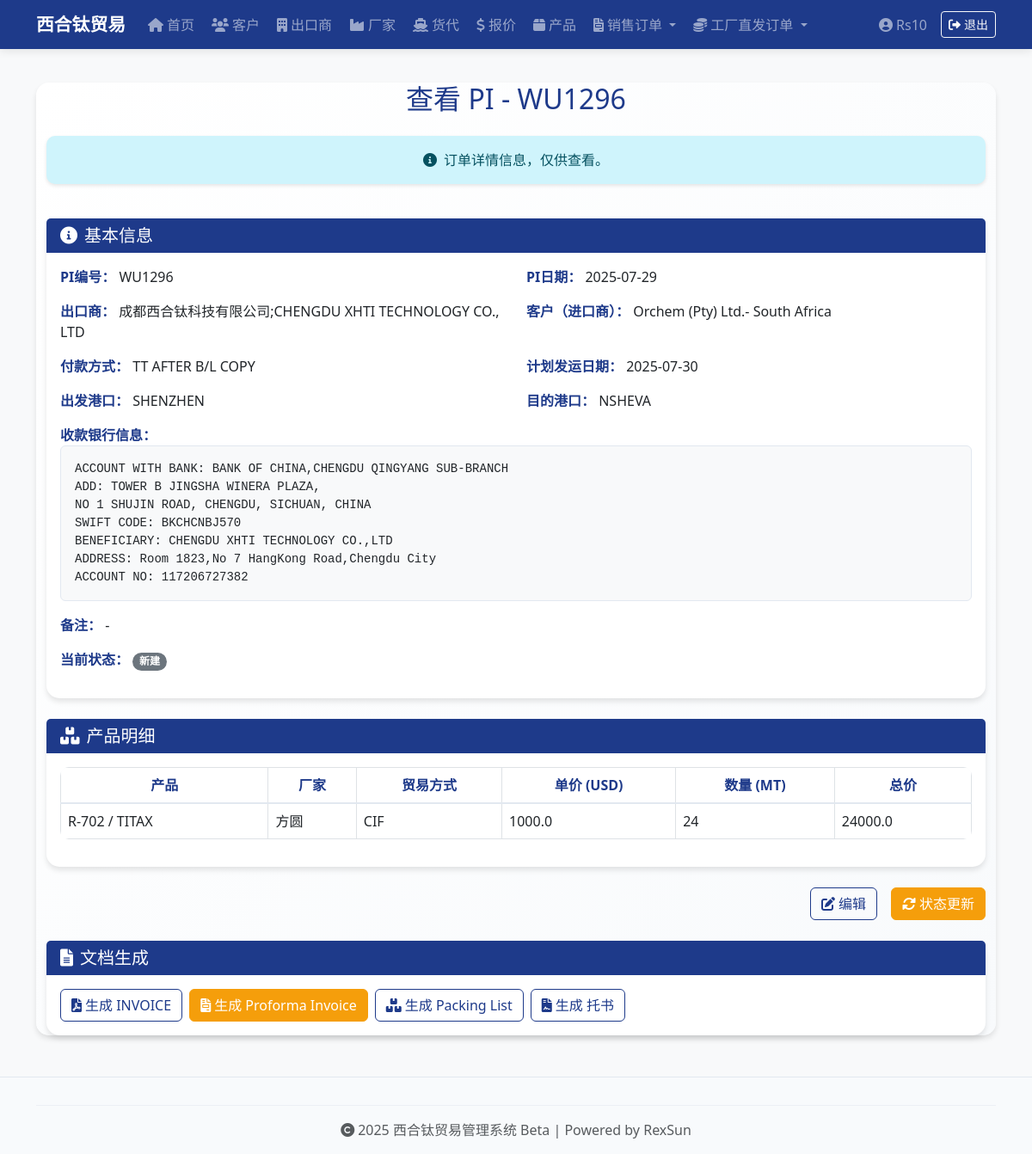
The app's page /pi/9 (signed in), older data.
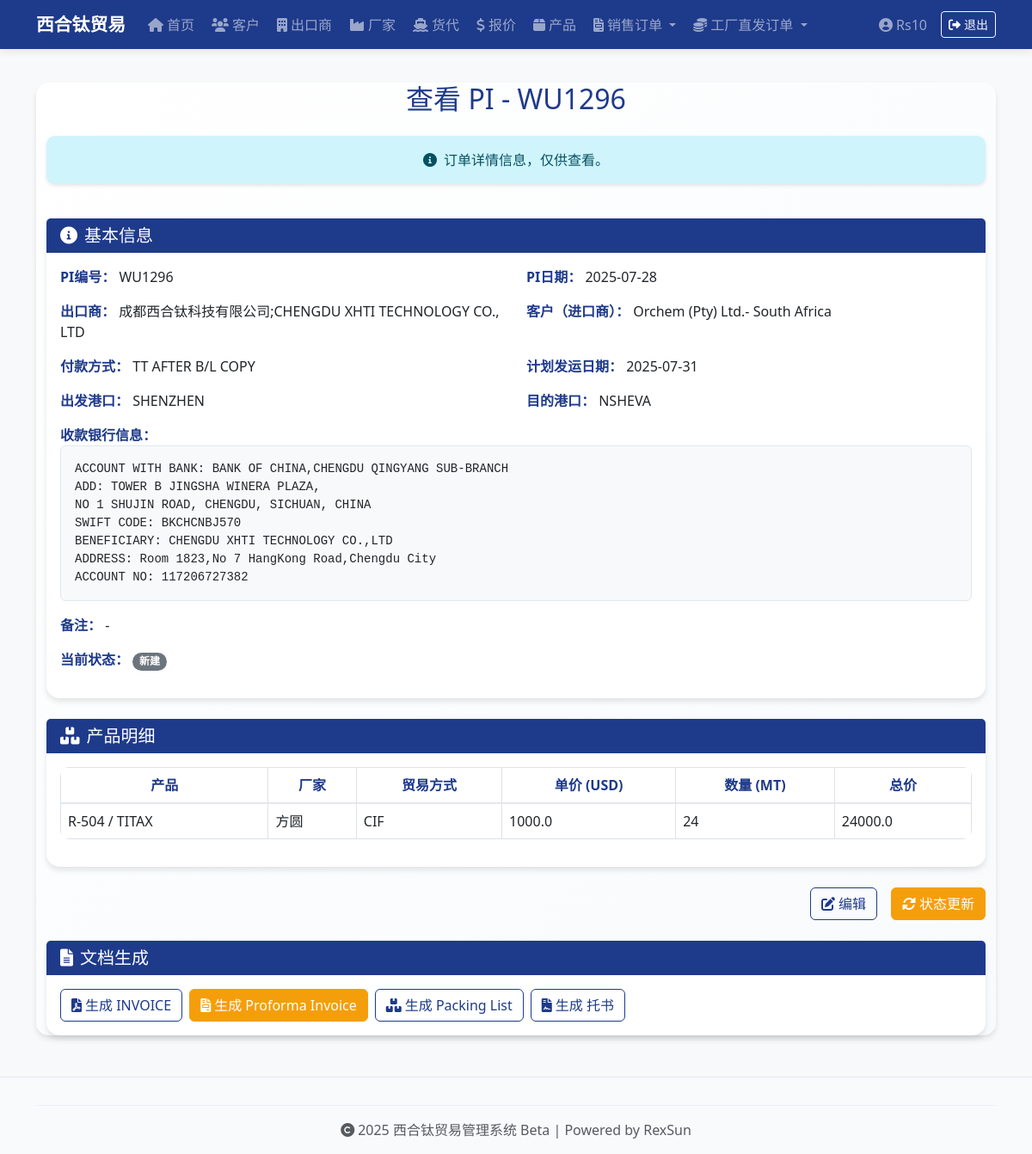
The same page, newer data.
### app.py (models this page shows, shortened)
class PI(db.Model):
    __tablename__ = 'pi'
    id = db.Column(db.Integer, primary_key=True)
    pi_no = db.Column(db.String(50), unique=True, nullable=False)
    pi_date = db.Column(db.Date, nullable=False)
    customer_id = db.Column(db.Integer, db.ForeignKey('customer.id'), nullable=False)
    exporter_id = db.Column(db.Integer, db.ForeignKey('exporter.id'), nullable=False)
    payment_terms = db.Column(db.String(100))
    loading_port = db.Column(db.String(100))
    destination_port = db.Column(db.String(100))
    bank = db.Column(db.Text) # 存放整段银行账户信息文本
    shipment_date = db.Column(db.Date)
    note = db.Column(db.String(200))
    status = db.Column(db.String(20), default='新建')
    customer_name_snapshot = db.Column(db.String(100))  # 客户名称快照
    customer_address_snapshot = db.Column(db.String(200))  # 客户地址快照
    customer_tax_code_snapshot = db.Column(db.String(100))  # 客户税号快照
    customer_country_snapshot = db.Column(db.String(50))  # 客户国家快照
    customer_contact_snapshot = db.Column(db.String(100))  # 客户联系人快照
    customer_phone_snapshot = db.Column(db.String(50))  # 客户电话快照
    customer_email_snapshot = db.Column(db.String(100))  # 客户邮箱快照
    exporter_name_snapshot = db.Column(db.String(100))  # 出口商名称快照
    exporter_address_snapshot = db.Column(db.String(200))  # 出口商地址快照
    exporter_tax_code_snapshot = db.Column(db.String(100))  # 出口商税号快照
    exporter_country_snapshot = db.Column(db.String(50))  # 出口商国家快照
    exporter_contact_snapshot = db.Column(db.String(100))  # 出口商联系人快照
    exporter_phone_snapshot = db.Column(db.String(50))  # 出口商电话快照
    exporter_email_snapshot = db.Column(db.String(100))  # 出口商邮箱快照
    products = db.relationship('PIItem', backref='pi', cascade="all, delete-orphan")  # 👈 注意这里不用引号
    customer = db.relationship('Customer')
    exporter = db.relationship('Exporter', foreign_keys='PI.exporter_id')
    freight_forwarder_id = db.Column(db.Integer, db.ForeignKey('freight_forwarder.id'))
    freight_forwarder = db.relationship('FreightForwarder')
    ocean_freight = db.Column(db.Float)
    container_date = db.Column(db.Date)
    container_location = db.Column(db.String(100))
    etd = db.Column(db.Date)
    eta = db.Column(db.Date)
    coo_required = db.Column(db.String(10))   # '需要' / '不需要'
    apta_required = db.Column(db.String(10))
    export_license_required = db.Column(db.String(10))
    customs_docs_required = db.Column(db.String(10))
    other_documents = db.Column(db.String(200))
    bill_of_lading = db.Column(db.String(100))
    shipping_company = db.Column(db.String(100))
    coa_status = db.Column(db.String(20))
    insurance_status = db.Column(db.String(20))
    document_shipping_status = db.Column(db.String(20))
    tracking_number = db.Column(db.String(100))
    batch_no = db.Column(db.String(200)) #多个批号用 ; 分隔
    actual_departure_date = db.Column(db.Date)  # 实际发运日期 7.4日新增
    vessel_info = db.Column(db.String(100))
    booking_number = db.Column(db.String(100))
    container_type_quantity = db.Column(db.String(20))
    shipping_mark = db.Column(db.String(50))
    freight_term = db.Column(db.String(50))
    contract_number = db.Column(db.String(100))
    freight_clause = db.Column(db.String(200))
    waybill_option = db.Column(db.String(50))
    container_number = db.Column(db.String(50))
    seal_number = db.Column(db.String(50))
    container_type = db.Column(db.String(20))
    quantity_units = db.Column(db.Float)
    gross_weight = db.Column(db.Float)
    volume = db.Column(db.Float)
    vgm = db.Column(db.String(50))
    total_quantity = db.Column(db.Float)
    total_quantity_unit = db.Column(db.String(20))
    total_weight = db.Column(db.Float)
    total_weight_unit = db.Column(db.String(20))
    total_volume = db.Column(db.Float)
    total_volume_unit = db.Column(db.String(20))
    total_vgm = db.Column(db.String(50))
    actual_arrival_date = db.Column(db.Date)  # 实际到港日期
    payment_received = db.Column(db.String(10))  # 货款收齐：'已收齐' / '未收齐'
    freight_invoice_amount = db.Column(db.Float)  # 货代账单金额
    freight_invoice_confirmed = db.Column(db.String(10))  # 货代账单确认状态 '已确认' / '未确认'
    freight_invoice_issued = db.Column(db.String(10))  # 货代发票开具状态 '已开具' / '未开具'
    telex_release = db.Column(db.String(10))  # PI电放状态 '已电放' / '未电放'
    settlement_documents_required = db.Column(db.String(10))  # 结汇文件 '需要' / '不需要'
    freight_payment_status = db.Column(db.String(10))  # 运费付款状态：'已付款' / '未付款'
    commission_factory_id = db.Column(db.Integer, db.ForeignKey('factory.id'))
    commission_exporter_id = db.Column(db.Integer, db.ForeignKey('exporter.id'))
    commission_amount = db.Column(db.Float)
    commission_rate = db.Column(db.Float)
    commission_status = db.Column(db.String(20))
    factory_sale_amount = db.Column(db.Float)
    commission_factory = db.relationship('Factory', foreign_keys='PI.commission_factory_id')
    commission_exporter = db.relationship('Exporter', foreign_keys='PI.commission_exporter_id')

class PIItem(db.Model):
    __tablename__ = 'pi_item'
    id = db.Column(db.Integer, primary_key=True)
    pi_id = db.Column(db.Integer, db.ForeignKey('pi.id'), nullable=False)
    product_id = db.Column(db.Integer, db.ForeignKey('product.id'), nullable=False)
    factory_id = db.Column(db.Integer, db.ForeignKey('factory.id'), nullable=False)
    trade_term = db.Column(db.String(50))
    unit_price = db.Column(db.Float)
    quantity = db.Column(db.Float)
    total_price = db.Column(db.Float)
    product_category_snapshot = db.Column(db.String(100))  # 产品类别快照
    product_brand_snapshot = db.Column(db.String(100))  # 产品品牌快照
    product_model_snapshot = db.Column(db.String(100))  # 产品型号快照
    product_packaging_snapshot = db.Column(db.String(100))  # 产品包装快照
    factory_name_snapshot = db.Column(db.String(100))  # 厂家名称快照
    factory_address_snapshot = db.Column(db.String(200))  # 厂家地址快照
    factory_tax_code_snapshot = db.Column(db.String(100))  # 厂家税号快照
    factory_country_snapshot = db.Column(db.String(50))  # 厂家国家快照
    factory_contact_snapshot = db.Column(db.String(100))  # 厂家联系人快照
    factory_phone_snapshot = db.Column(db.String(50))  # 厂家电话快照
    factory_email_snapshot = db.Column(db.String(100))  # 厂家邮箱快照
    product = db.relationship('Product')
    factory = db.relationship('Factory')

### app.py (the view)
@app.route('/pi/<int:pi_id>')
@login_required
def view_pi(pi_id):
    pi = PI.query.get_or_404(pi_id)
    return render_template('view_pi.html', pi=pi)

### app.py (called while the page is built)
@login_manager.user_loader
def load_user(user_id):
    return User.query.get(int(user_id))

@app.before_request
def create_admin_users():
    if not hasattr(app, '_admin_created'):
        db.create_all()
        users = [
            ('Rs10', 'Rs10!)xht'),
            ('Bw18', 'Bw18!*xht'),
            ('Dd16', 'Dd16!^xht'),
        ]
        for username, pwd in users:
            if not User.query.filter_by(username=username).first():
                user = User(username=username)
                user.set_password(pwd)
                db.session.add(user)
        db.session.commit()
        app._admin_created = True

### templates/view_pi.html (shortened to what the changed rows need)
{% extends 'base.html' %}
{% block content %}
<div class="container mt-4">
  <div class="row mb-4">
    <div class="col-12">
      <h2 class="text-center mb-4 text-navy">查看 PI - {{ pi.pi_no }}</h2>
      <div class="alert alert-info text-center border-0" role="alert">
        <i class="fas fa-info-circle me-2"></i>订单详情信息，仅供查看。
      </div>
    </div>
  </div>
  {% set is_commission = pi.commission_factory_id or pi.commission_exporter_id %}
  <div class="card mb-4 border-0">
    <div class="card-body">
      <div class="row">
        <div class="col-md-6 mb-3"><strong class="text-navy">PI编号：</strong> {{ pi.pi_no }}</div>
        <div class="col-md-6 mb-3"><strong class="text-navy">PI日期：</strong> {{ pi.pi_date }}</div>
      </div>
      <div class="row">
        {% if is_commission %}
          <div class="col-md-6 mb-3"><strong class="text-navy">厂家：</strong> {{ pi.commission_factory.name if pi.commission_factory else '-' }}</div>
          <div class="col-md-6 mb-3"><strong class="text-navy">客户：</strong> {{ pi.customer_name_snapshot or pi.customer.name }}</div>
        {% else %}
          <div class="col-md-6 mb-3"><strong class="text-navy">出口商：</strong> {{ pi.exporter_name_snapshot or pi.exporter.name }}</div>
          <div class="col-md-6 mb-3"><strong class="text-navy">客户（进口商）：</strong> {{ pi.customer_name_snapshot or pi.customer.name }}</div>
        {% endif %}
      </div>
      <div class="row">
        <div class="col-md-6 mb-3"><strong class="text-navy">付款方式：</strong> {{ pi.payment_terms }}</div>
        <div class="col-md-6 mb-3"><strong class="text-navy">计划发运日期：</strong> {{ pi.shipment_date }}</div>
      </div>
      <div class="row">
        <div class="col-md-6 mb-3"><strong class="text-navy">出发港口：</strong> {{ pi.loading_port }}</div>
        <div class="col-md-6 mb-3"><strong class="text-navy">目的港口：</strong> {{ pi.destination_port }}</div>
      </div>
      <div class="mb-3"><strong class="text-navy">收款银行信息：</strong><br><pre class="mb-0 bg-light p-3 rounded">{{ pi.bank }}</pre></div>
      <div class="mb-3"><strong class="text-navy">备注：</strong> {{ pi.note or '-' }}</div>
      <div class="mb-3">
        <strong class="text-navy">当前状态：</strong>
        {% if pi.status == '已完成' %}
          <span class="badge bg-success rounded-pill">{{ pi.status }}</span>
        {% else %}
          <span class="badge bg-secondary rounded-pill">{{ pi.status }}</span>
        {% endif %}
      </div>
    </div>
  </div>
  <div class="card mb-4 border-0">
    <div class="card-body">
      <div class="table-responsive">
        <table class="table table-bordered">
          <thead class="bg-light-gray">
            <tr>
              <th class="text-center text-navy">产品</th>
              <th class="text-center text-navy">厂家</th>
              <th class="text-center text-navy">贸易方式</th>
              <th class="text-center text-navy">单价 (USD)</th>
              <th class="text-center text-navy">数量 (MT)</th>
              <th class="text-center text-navy">总价</th>
            </tr>
          </thead>
          <tbody>
            {% for item in pi.products %}
            <tr>
              <td>{{ item.product_model_snapshot or item.product.model }}{% if item.product_brand_snapshot or item.product.brand %} / {{ item.product_brand_snapshot or item.product.brand }}{% endif %}</td>
              <td>{{ item.factory_name_snapshot or item.factory.name }}</td>
              <td>{{ item.trade_term }}</td>
              <td>{{ item.unit_price }}</td>
              <td>{{ item.quantity|int }}</td>
              <td>{{ item.total_price }}</td>
            </tr>
            {% endfor %}
          </tbody>
        </table>
      </div>
    </div>
  </div>
</div>
{% endblock %}

Row changes from the older to the newer data that the page shows:
changed PI "WU1296": pi_date "2025-07-29" → "2025-07-28"; shipment_date "2025-07-30" → "2025-07-31"
changed PIItem "TITAX": product_model_snapshot "R-702" → "R-504"
